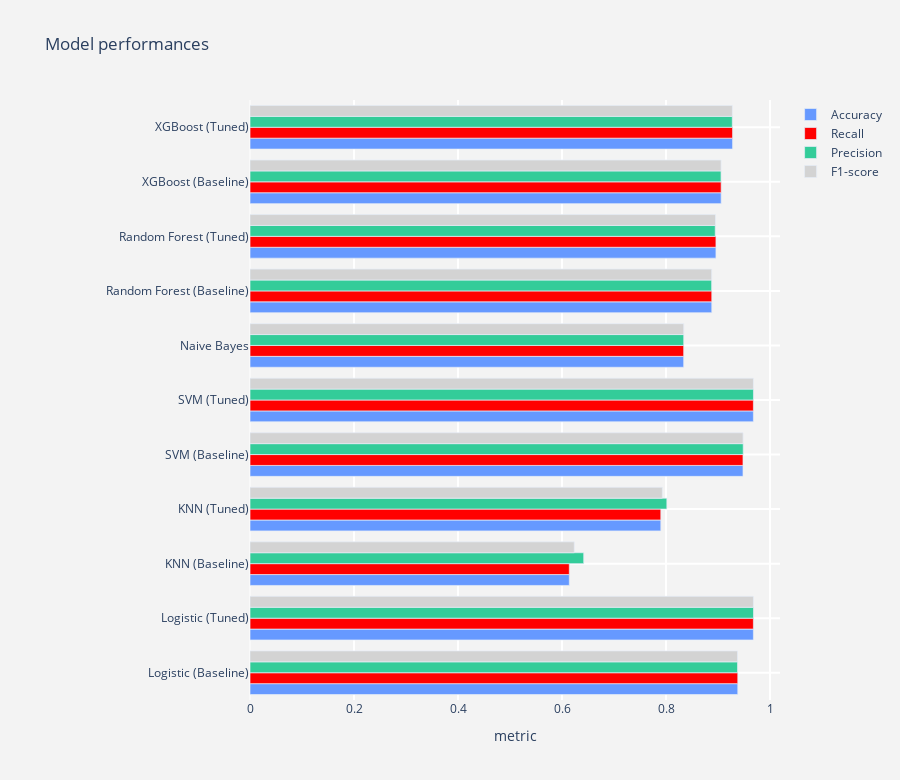

Notebook source saved alongside this figure:
### Code cell
#model_performances
def output_tracer(metric,color) :
    tracer = go.Bar(y = models_stats["Classification Model"] ,
                    x = models_stats[metric],
                    orientation = "h",name = metric ,
                    marker = dict(line = dict(width =.7),
                                  color = color)
                   )
    return tracer

layout = go.Layout(dict(title = "Model performances",
                        plot_bgcolor  = "rgb(243,243,243)",
                        paper_bgcolor = "rgb(243,243,243)",
                        xaxis = dict(gridcolor = 'rgb(255, 255, 255)',
                                     title = "metric",
                                     zerolinewidth=1,
                                     ticklen=5,gridwidth=2),
                        yaxis = dict(gridcolor = 'rgb(255, 255, 255)',
                                     zerolinewidth=1,ticklen=5,gridwidth=2),
                        margin = dict(l = 250),
                        height = 780
                       )
                  )


trace1  = output_tracer("Accuracy","#6699FF")
trace2  = output_tracer('Recall',"red")
trace3  = output_tracer('Precision',"#33CC99")
trace4  = output_tracer('F1-score',"lightgrey")

data = [trace1,trace2,trace3,trace4]
fig = go.Figure(data=data,layout=layout)
py.iplot(fig)

### Figure 1 — Plotly figure (JSON) as saved in the notebook; plotly's stock layout.template omitted (floating-point values rounded to 4 significant figures)
{"data": [{"marker": {"color": "#6699FF", "line": {"width": 0.7}}, "name": "Accuracy", "orientation": "h", "x": [0.938, 0.968, 0.614, 0.79, 0.948, 0.968, 0.834, 0.888, 0.896, 0.906, 0.928], "y": ["Logistic (Baseline)", "Logistic (Tuned)", "KNN (Baseline)", "KNN (Tuned)", "SVM (Baseline)", "SVM (Tuned)", "Naive Bayes", "Random Forest (Baseline)", "Random Forest (Tuned)", "XGBoost (Baseline)", "XGBoost (Tuned)"], "type": "bar"}, {"marker": {"color": "red", "line": {"width": 0.7}}, "name": "Recall", "orientation": "h", "x": [0.938, 0.968, 0.614, 0.79, 0.948, 0.968, 0.834, 0.888, 0.896, 0.906, 0.928], "y": ["Logistic (Baseline)", "Logistic (Tuned)", "KNN (Baseline)", "KNN (Tuned)", "SVM (Baseline)", "SVM (Tuned)", "Naive Bayes", "Random Forest (Baseline)", "Random Forest (Tuned)", "XGBoost (Baseline)", "XGBoost (Tuned)"], "type": "bar"}, {"marker": {"color": "#33CC99", "line": {"width": 0.7}}, "name": "Precision", "orientation": "h", "x": [0.9375, 0.9682, 0.6417, 0.8016, 0.9484, 0.9681, 0.834, 0.8878, 0.8946, 0.9058, 0.9274], "y": ["Logistic (Baseline)", "Logistic (Tuned)", "KNN (Baseline)", "KNN (Tuned)", "SVM (Baseline)", "SVM (Tuned)", "Naive Bayes", "Random Forest (Baseline)", "Random Forest (Tuned)", "XGBoost (Baseline)", "XGBoost (Tuned)"], "type": "bar"}, {"marker": {"color": "lightgrey", "line": {"width": 0.7}}, "name": "F1-score", "orientation": "h", "x": [0.9375, 0.968, 0.6236, 0.7928, 0.9481, 0.968, 0.834, 0.8878, 0.8951, 0.9059, 0.9275], "y": ["Logistic (Baseline)", "Logistic (Tuned)", "KNN (Baseline)", "KNN (Tuned)", "SVM (Baseline)", "SVM (Tuned)", "Naive Bayes", "Random Forest (Baseline)", "Random Forest (Tuned)", "XGBoost (Baseline)", "XGBoost (Tuned)"], "type": "bar"}], "layout": {"height": 780, "margin": {"l": 250}, "paper_bgcolor": "rgb(243,243,243)", "plot_bgcolor": "rgb(243,243,243)", "title": {"text": "Model performances"}, "xaxis": {"gridcolor": "rgb(255, 255, 255)", "gridwidth": 2, "ticklen": 5, "title": {"text": "metric"}, "zerolinewidth": 1}, "yaxis": {"gridcolor": "rgb(255, 255, 255)", "gridwidth": 2, "ticklen": 5, "zerolinewidth": 1}}}
